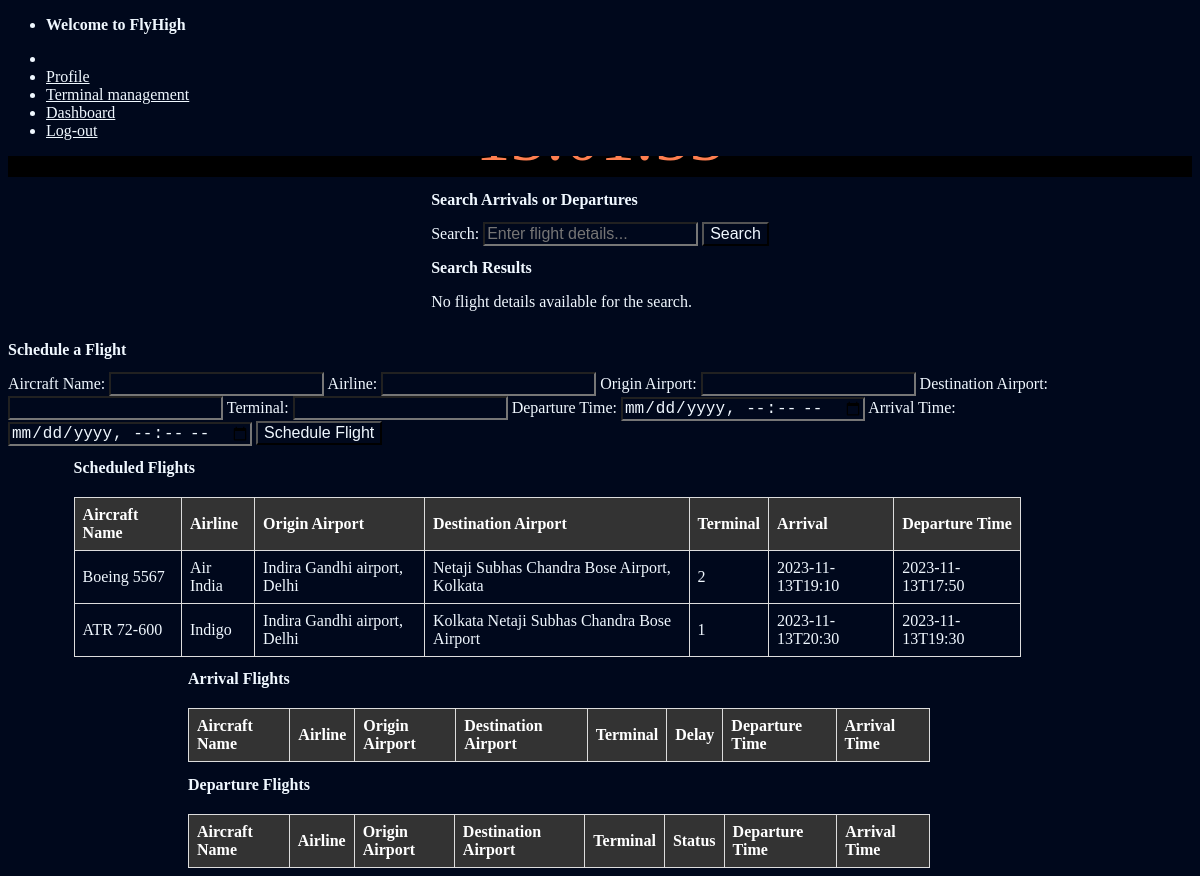
The app's page /arrivals_departures with its own data.
### app.py (models this page shows)
class Flight(db.Model):
    id = db.Column(db.Integer, primary_key=True)
    aircraft_name = db.Column(db.String(255), nullable=False)
    airline = db.Column(db.String(255), nullable=False)
    origin_airport = db.Column(db.String(255), nullable=False)
    destination_airport = db.Column(db.String(255), nullable=False)
    terminal = db.Column(db.String(10), nullable=False)
    departure_time = db.Column(db.DateTime, nullable=False)
    arrival_time = db.Column(db.DateTime, nullable=False)

### app.py (the view)
@app.route('/arrivals_departures')
def arrivals_departures():
    arrival_flight_details = get_arrivals()
    departure_flight_details = get_departures()
    scheduled_flights_data = get_scheduled_flights()
    return render_template('arrivals_departures.html', arr_flight_details=arrival_flight_details, dept_flights_details=departure_flight_details, scheduled_flights=scheduled_flights_data)

### app.py (called while the page is built, shortened)
def get_arrivals():
    return  arr_flight_details

def get_departures():
    return dept_flights_details

def get_scheduled_flights():
    scheduled_flights = Flight.query.all()
    scheduled_flights_data = [
        {
            'Aircraft Name': flight.aircraft_name,
            'Airline': flight.airline,
            'Origin Airport': flight.origin_airport,
            'Destination Airport': flight.destination_airport,
            'Terminal': flight.terminal,
            'Departure Time': flight.departure_time.strftime('%Y-%m-%dT%H:%M'),
            'Arrival Time' : flight.arrival_time.strftime('%Y-%m-%dT%H:%M')
        }
        for flight in scheduled_flights
    ]
    return scheduled_flights_data

### templates/arrivals_departures.html (shortened to what this page needs)
<!DOCTYPE html>
<html>
<head>
    <link rel="stylesheet" href="https://cdn.jsdelivr.net/npm/@picocss/pico@1/css/pico.min.css"/>
    <link rel="stylesheet" href="static/css/arrdept.css" />
</head>
<body>
    <main>
        <nav class="Navigation">
            <ul>
                <li><strong>Welcome to FlyHigh</strong></li>
            </ul>
            <ul class="nav_list">
                <li>
                    <li><a href="/profile">Profile</a></li>
                    <li><a href="/arrivals_departures">Terminal management</li>
                    <li><a href="/dashboard">Dashboard</li>
                    <li><a href="/logout" role="button">Log-out</a></li>
                </li>
            </ul>
        </nav>
        <h1> NETAJI SUBHASH CHANDRA BOSE AIRPORT, KOLKATA</h1>
        <p><strong>Welcome to the Terminal, Arrival, and Departure management page</strong></p>
        <div id="current-time"></div>
        <section>
            <h2>Search Arrivals or Departures</h2>
            <form action="/search" method="post">
                <label for="searchInput">Search:</label>
                <input type="text" id="searchInput" name="searchInput" placeholder="Enter flight details...">
                <button type="submit">Search</button>
            </form>
            <h2>Search Results</h2>
                {% if search_results %}
                    <table>
                        <th>Aircraft Name</th>
                        <th>Airline</th>
                        <th>Origin Airport</th>
                        <th>Destination Airport</th>
                        <th>Terminal</th>
                        <th>Delay</th>
                        <th>Departure Time</th>
                        <th>Arrival Time</th>
                        <tbody>
                            {% for result in search_results %}
                            <tr>
                                <td>{{ result['Aircraft Name'] }}</td>
                                <td>{{ result['Airline'] }}</td>
                                <td>{{ result['Origin Airport'] }}</td>
                                <td>{{ result['Destination Airport'] }}</td>
                                <td>{{ result['Terminal'] }}</td>
                                <td>{{ result['Delay'] }}</td>
                                <td>{{ result['Departure Time'] }}</td>
                                <td>{{ result['Arrival Time'] }}</td>
                            </tr>
                            {% endfor %}
                        </tbody>
                    </table>
                {% else %}
                    <p>No flight details available for the search.</p>
                {% endif %}
            </section>
            <section>
                <h2>Schedule a Flight</h2>
                <form action="/schedule" method="post">
                    <label for="aircraftName">Aircraft Name:</label>
                    <input type="text" id="aircraftName" name="aircraftName" required>
                    <label for="airline">Airline:</label>
                    <input type="text" id="airline" name="airline" required>
                    <label for="originAirport">Origin Airport:</label>
                    <input type="text" id="originAirport" name="originAirport" required>
                    <label for="destinationAirport">Destination Airport:</label>
                    <input type="text" id="destinationAirport" name="destinationAirport" required>
                    <label for="terminal">Terminal:</label>
                    <input type="text" id="terminal" name="terminal" required>
                    <label for="departureTime">Departure Time:</label>
                    <input type="datetime-local" id="departureTime" name="departureTime" required>
                    <label for="arrivalTime">Arrival Time:</label>
                    <input type="datetime-local" id="arrivalTime" name="arrivalTime" required>
                    <button type="submit">Schedule Flight</button>
                </form>
            </section>
            <section>
                <h2>Scheduled Flights</h2>
                <table>
                    <thead>
                        <tr>
                            <th>Aircraft Name</th>
                            <th>Airline</th>
                            <th>Origin Airport</th>
                            <th>Destination Airport</th>
                            <th>Terminal</th>
                            <th>Arrival</th>
                            <th>Departure Time</th>
                        </tr>
                    </thead>
                    <tbody>
                        {% for flight in scheduled_flights %}
                            <tr>
                                <td>{{ flight['Aircraft Name'] }}</td>
                                <td>{{ flight['Airline'] }}</td>
                                <td>{{ flight['Origin Airport'] }}</td>
                                <td>{{ flight['Destination Airport'] }}</td>
                                <td>{{ flight['Terminal'] }}</td>
                                <td>{{ flight['Arrival Time'] }}</td>
                                <td>{{ flight['Departure Time'] }}</td>
                            </tr>
                        {% endfor %}
                    </tbody>
                </table>
            </section>
            <section>
        <section>
            <h2>Arrival Flights</h2>
            <table>
                <thead>
                    <tr>
                        <th>Aircraft Name</th>
                        <th>Airline</th>
                        <th>Origin Airport</th>
                        <th>Destination Airport</th>
                        <th>Terminal</th>
                        <th>Delay</th>
                        <th>Departure Time</th>
                        <th>Arrival Time</th>
                    </tr>
                </thead>
            </table>
        </section>
        <section>
            <h2>Departure Flights</h2>
            <table>
                <thead>
                    <tr>
                        <th>Aircraft Name</th>
                        <th>Airline</th>
                        <th>Origin Airport</th>
                        <th>Destination Airport</th>
                        <th>Terminal</th>
                        <th>Status</th>
                        <th>Departure Time</th>
                        <th>Arrival Time</th>
                    </tr>
                </thead>
            </table>
        </section>
    </main>
</body>
</html>

### static/css/arrdept.css (style rules this page uses)
* { background-color: rgb(0, 8, 28); color: aliceblue; font-size: 2vh; }
.Navigation { position: fixed; width: 99%; top: 0px; z-index: 1; }
main { display: flex; flex-direction: column; align-items: center; justify-content: center; min-height: 100vh; }
#current-time { display: flex; justify-content: center; font-size: 70px; width: 100%; color: coral; background-color: black; }
table { width: 90%; border-collapse: collapse; margin-top: 20px; }
th, td { border: 1px solid #ddd; padding: 8px; text-align: left; }
th { background-color: #333; color: white; }
tbody tr:nth-child(even) { background-color: #f2f2f2; }

### records on screen
Flight: aircraft_name "Boeing 5567", Airline "Air India", origin_airport "Indira Gandhi airport, Delhi", destination_airport "Netaji Subhas Chandra Bose Airport, Kolkata", Terminal "2", flight "2023-11-13T19:10", flight "2023-11-13T17:50"
Flight: aircraft_name "ATR 72-600", Airline "Indigo", origin_airport "Indira Gandhi airport, Delhi", destination_airport "Kolkata Netaji Subhas Chandra Bose Airport", Terminal "1", flight "2023-11-13T20:30", flight "2023-11-13T19:30"
